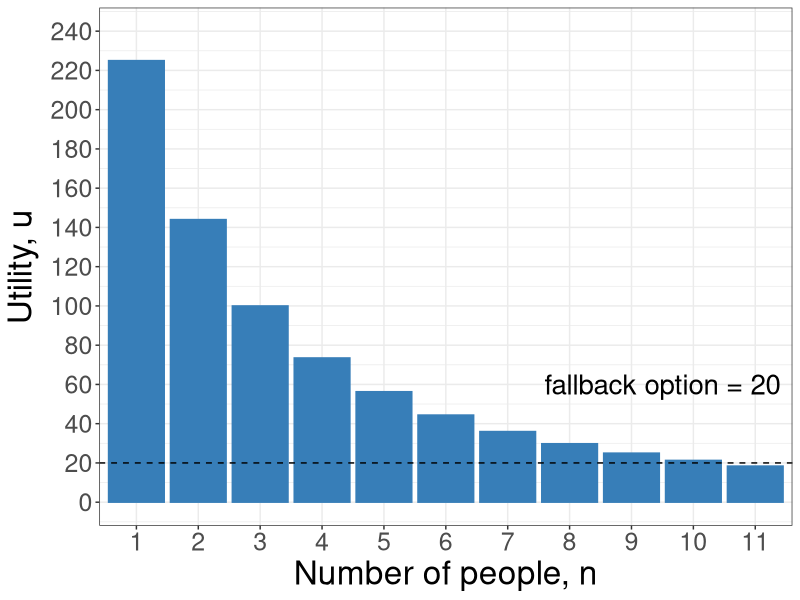
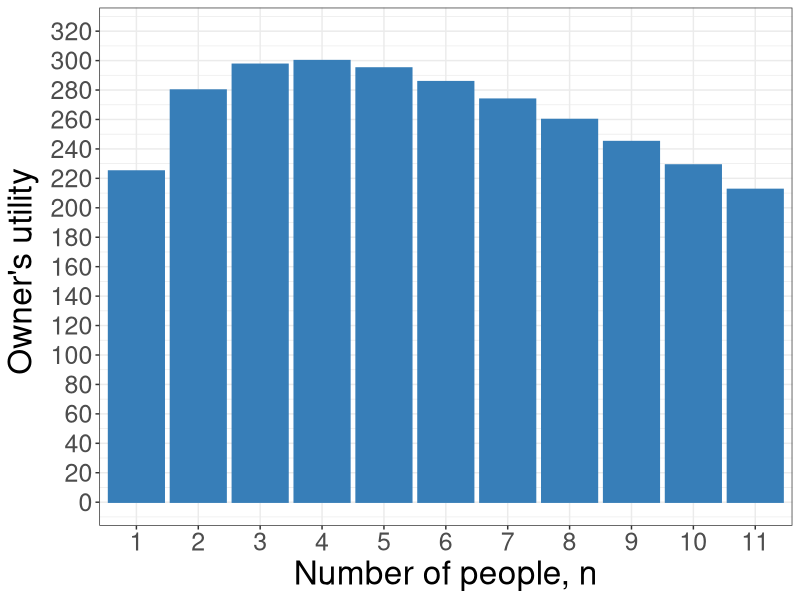
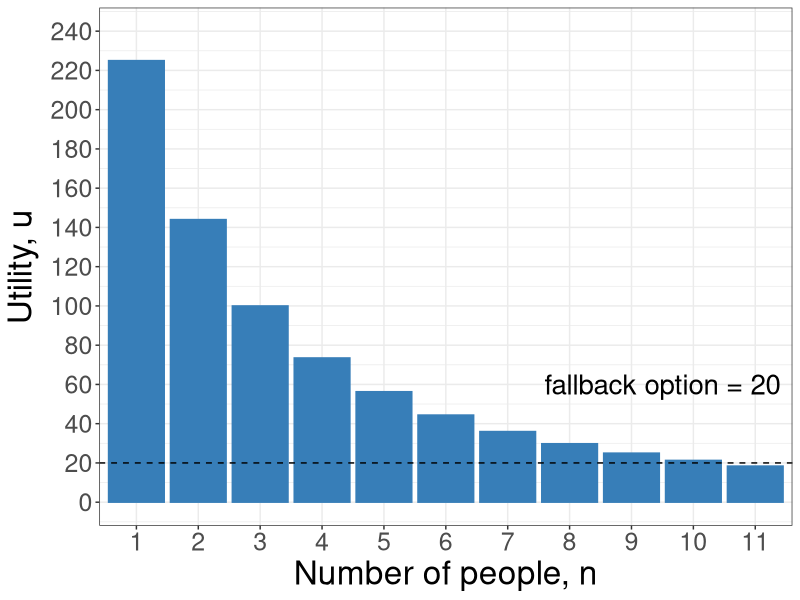
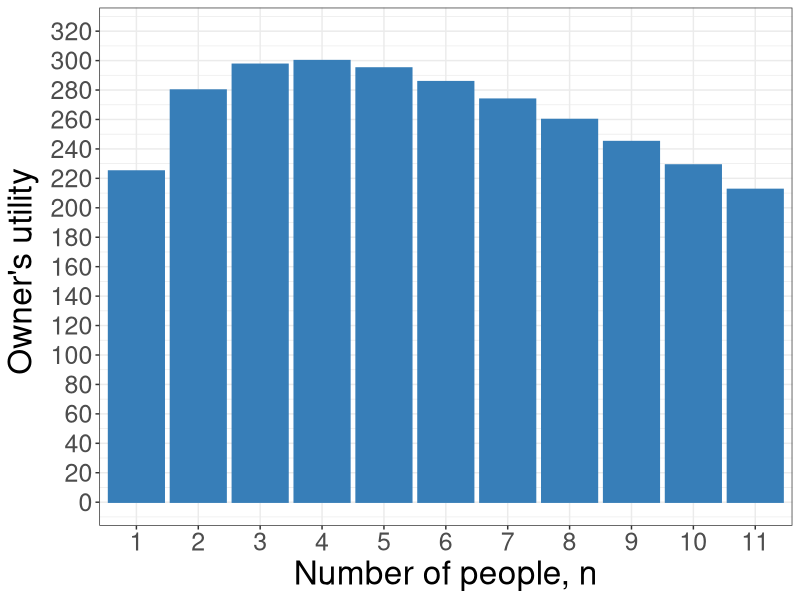

Write R code to recreate these figures, in order.
require(shape)
library(tidyverse)
#pdf(file = "competitionmarkets/long_run_n_bargraph.pdf", width = 9, height = 7)


#Set parameters for graphics
axislabelsize <- 1.8
labelsize <- 1.5
namesize <- 1.8
annotatesize <- 1.5
graphlinewidth <- 2
segmentlinewidth <- 1.5


COL <- c("#7fc97f", "#beaed4", "#fdc086", "#ffff99", "#386cb0", "#f0027f", "#bf5b17", "#666666")
COLA <- c("#e0f3db", "#99d8c9","#66c2a4","#41ae76", "#238b45", "#005824")
COLB <- c("#c6dbef", "#4eb3d3", "#2b8cbe", "#0868ac","#084081")
COLC <- c("#fcfbfd", "#efedf5", "#dadaeb", "#bcbddc", "#9e9ac8", "#807dba", "#6a51a3", "#54278f", "#3f007d")

n <- as.factor(c(1:11))
u <- c(225,144,100,73.5,56.3,44.4,36,29.8,25,21.3,18.4)

df <- tibble(n,u)


plot1 <- 
  df %>% 
  ggplot(aes(x = n, y = u)) + 
  geom_bar(stat = "identity", position = "dodge", col = "#377eb8", fill = "#377eb8") + 
  xlab("Number of people, n") +
  ylab(expression(paste("Utility, ", u ))) + 
  scale_y_continuous(breaks = seq(0,240,20),
                     labels = seq(0,240,20),
                     limits = c(0,240)) +
  geom_hline(yintercept=20, linetype='dashed', col = 'black') +
  annotate("text", x = 9.5, y = 60, label = "fallback option = 20", cex = 7) + 
  
  # scale_fill_brewer(type = "qual", palette = "Set1", 
  #                   name = "",
  #                   breaks = c("pbar"),
  #                   labels = c("Expected Price")
  # ) + 
  # scale_color_brewer(type = "qual", palette = "Set1", 
  #                    name = "",
  #                    breaks = c("pbar"),
  #                    labels = c("Expected Price")
  # ) +
theme_bw() + 
  theme(#legend.position="top",
    axis.title = element_text(size = 24),
    axis.title.y = element_text(size = 24),
    axis.text.y = element_text(size = 18),
    axis.text.x = element_text(size = 18)
  ) #+ 
  #geom_text(
   # aes(x = n, y = u, label = u), 
   # vjust = -1, size = 6,
   # position = position_dodge(width = 1),
   # inherit.aes = TRUE
  #) 

plot1

ggsave(plot1, file = "coordination_failures/figureB.pdf", width = 9, height = 7)

############

n1 <- as.factor(c(1:11))
u1 <- c(225,280,297.5,300,295,285.7,273.8,260,245,229.1,212.5)

df1 <- tibble(n1,u1)

plot2 <- 
  df1 %>% 
  ggplot(aes(x = n1, y = u1)) + 
  geom_bar(stat = "identity", position = "dodge", col = "#377eb8", fill = "#377eb8") + 
  xlab("Number of people, n") +
  ylab(expression(paste("Owner's utility "))) + 
  scale_y_continuous(breaks = seq(0,320,20),
                     labels = seq(0,320,20),
                     limits = c(0,320)) +
  # scale_fill_brewer(type = "qual", palette = "Set1", 
  #                   name = "",
  #                   breaks = c("pbar"),
  #                   labels = c("Expected Price")
  # ) + 
  # scale_color_brewer(type = "qual", palette = "Set1", 
  #                    name = "",
  #                    breaks = c("pbar"),
  #                    labels = c("Expected Price")
  # ) +
theme_bw() + 
  theme(#legend.position="top",
    axis.title = element_text(size = 24),
    axis.title.y = element_text(size = 24),
    axis.text.y = element_text(size = 18),
    axis.text.x = element_text(size = 18)
  ) # + 
  #geom_text(
  # aes(x = n1, y = u1, label = u1), 
  #  vjust = -1, size = 6,
  #  position = position_dodge(width = 1),
  #  inherit.aes = TRUE
 # ) 

plot2

ggsave(plot2, file = "coordination_failures/figureB_ownership.pdf", width = 9, height = 7)
